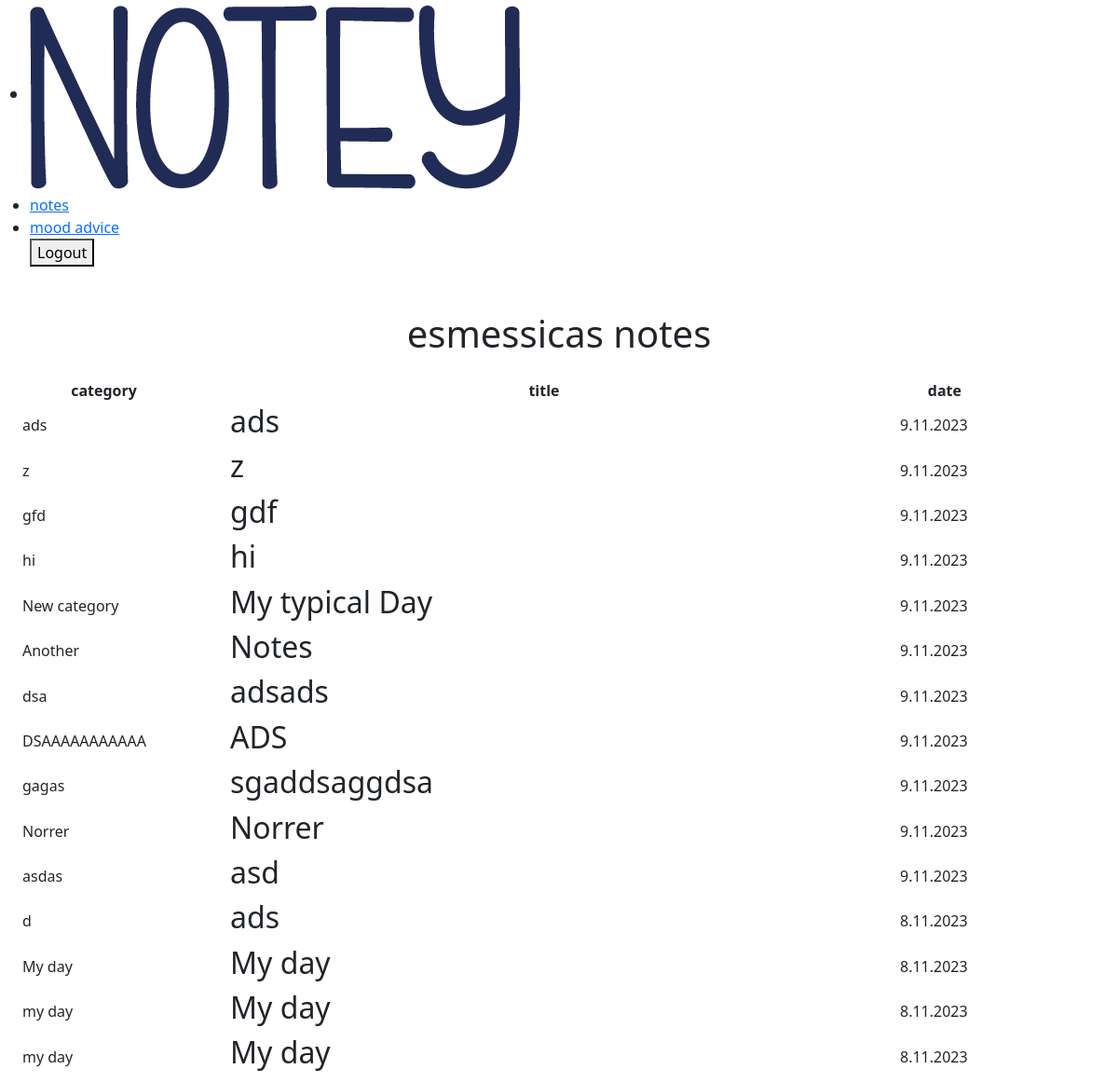
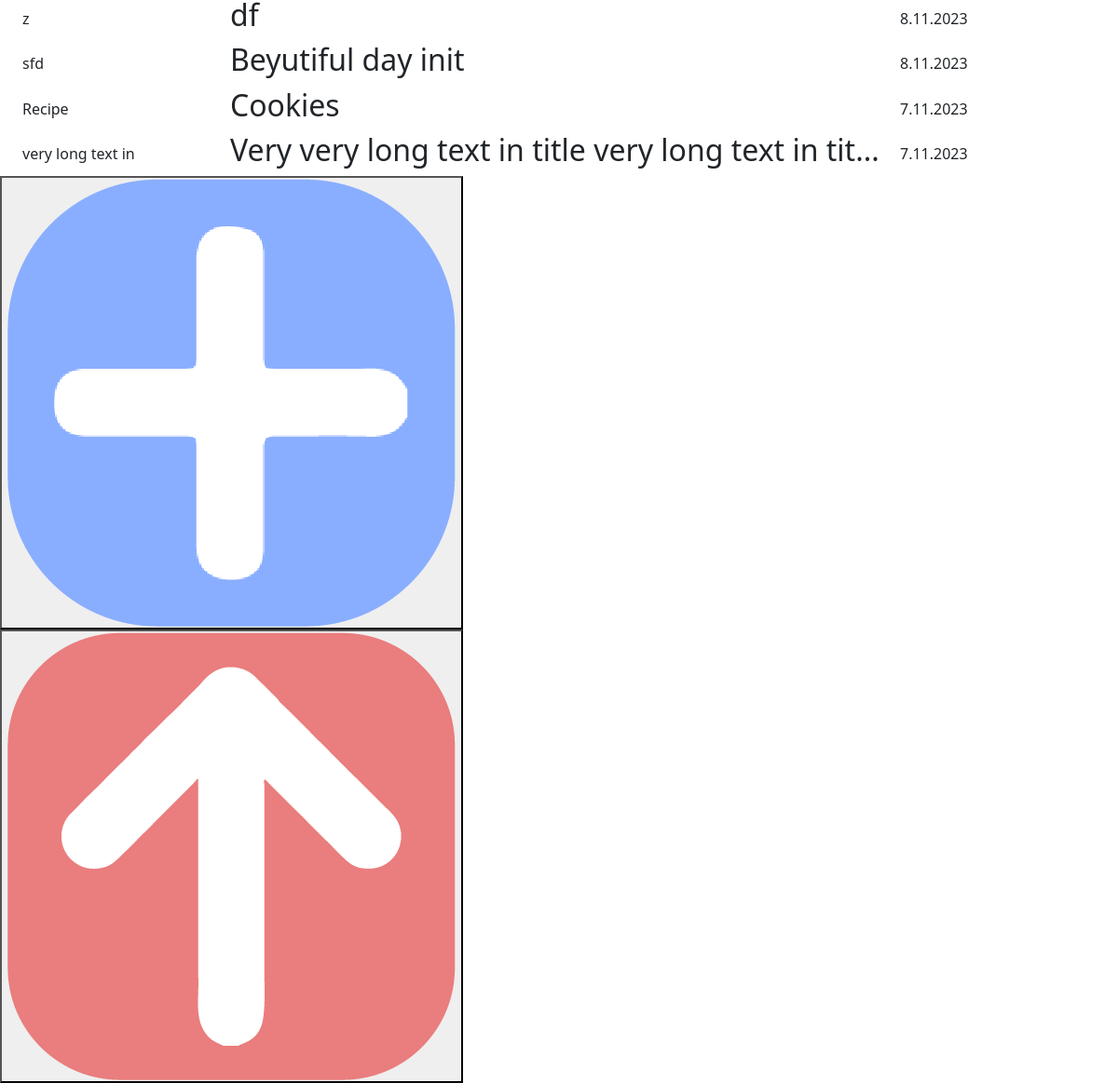
/note/ (signed in), run on the app's committed database (2 pictures, top to bottom).
### notey_app/models.py (models this page shows, shortened)
class Note(models.Model):
    create_date = models.DateTimeField(default=timezone.now)
    category = models.CharField(max_length=100)
    title = models.CharField(max_length=225)
    text = models.TextField(blank=True, null=True)
    author = models.ForeignKey(User, on_delete=models.CASCADE, null=True, blank=True)

### notey_app/views.py (the view)
# urls.py: path('note/', views.NoteListView.as_view(), name='all_notes'),
class NoteListView(LoginRequiredMixin, ListView):
    login_url = 'login/'
    redirect_field_name = 'notey_app/note_detail.html'  # redirect to detail view
    model = Note
    def get_context_data(self, **kwargs):
        context = super().get_context_data(**kwargs)
        user = self.request.user
        user_notes = Note.objects.filter(author=user)
        context['user_has_notes'] = user_notes.exists()
        return context
    def get_queryset(self):
        return Note.objects.filter(author=self.request.user).order_by('-create_date')
    """
    with get query set - set SQL query in model.
    Grab post model.all objects and filter them based on condition.
    """

### notey_app/context_processors.py (called while the page is built)
def mood_context(request):
    mood = None
    if request.user.is_authenticated:
        today_date = date.today()
        mood_record = Mood.objects.filter(author=request.user, mood_date=today_date).first()
        mood = 'mood_advice' if mood_record else 'mood'
    return {'mood': mood}

### notey_app/templates/notey_app/note_list.html (shortened to what this page needs)
{% extends "notey_app/base.html" %}
{% block body_block %}
<div class="color_text patric-font normal-text">
    <h1 class=" text-center mt-5 mb-4"> {{user.username}}s notes </h1>
    <div class="base-container">
        {% if user_has_notes %}
             <table>
                      <thead class="gray-zone text-center container">
                        <tr >
                            <th class="head-table col-md-auto">category</th>
                            <th class="head-table col-8">title</th>
                            <th class="head-table col ">date</th>
                        </tr>
                      </thead>
                    <tbody>
                     {% for n in object_list %}
                         <tr class="clickable-row" data-href="{% url 'notey_app:note_detail' pk=n.pk %}">
                            <td class="ps-4">
                                    {% if n.category|length > 20 %}
                                        {{ n.category|slice:":20"|safe|linebreaksbr  }}...
                                    {% else %}
                                        {{ n.category|safe|linebreaksbr }}
                                    {% endif %}
                             </td>
                             <td class="ps-4">
                                <h2>
                                    {% if n.title|length > 50 %}
                                        {{ n.title|slice:"50"|safe|linebreaksbr  }}...
                                    {% else %}
                                        {{ n.title|safe|linebreaksbr }}
                                    {% endif %}
                                </h2>
                             </td>
                              <td class="text-center pe-4">
                                {{ n.create_date|date:"j.n.Y" }}
                              </td>
                         </tr>
                     </tbody>
                    {% endfor %}
             </table>
        <div>
            <button class="add-small">
                <a href="{% url 'notey_app:create_note' %}">
                    <img class="add-small" src="/static/icons/add-blue.png" alt="add new note">
                </a>
            </button>
        </div>
    </div>
         <button onclick="topFunction()" id="myBtn" title="Go to top">
             <img class="back-top-icon" src="/static/icons/back-top-pink.png" alt=" Go back on top of page">
         </button>
    {% else %}
        <p> You don't have any notes yet! </p>
    {% endif %}
</div>
{% endblock %}

### data on the page
Note: category "ads", title "ads", create_date "9.11.2023"
Note: category "z", title "z", create_date "9.11.2023"
Note: category "gfd", title "gdf", create_date "9.11.2023"
Note: category "hi", title "hi", create_date "9.11.2023"
Note: category "New category", title "My typical Day", create_date "9.11.2023"
Note: category "Another", title "Notes", create_date "9.11.2023"
Note: category "dsa", title "adsads", create_date "9.11.2023"
Note: category "DSAAAAAAAAAAA", title "ADS", create_date "9.11.2023"
Note: category "gagas", title "sgaddsaggdsa", create_date "9.11.2023"
Note: category "Norrer", title "Norrer", create_date "9.11.2023"
Note: category "asdas", title "asd", create_date "9.11.2023"
Note: category "d", title "ads", create_date "8.11.2023"
Note: category "My day", title "My day", create_date "8.11.2023"
Note: category "my day", title "My day", create_date "8.11.2023"
Note: category "my day", title "My day", create_date "8.11.2023"
Note: category "z", title "df", create_date "8.11.2023"
Note: category "sfd", title "Beyutiful day init", create_date "8.11.2023"
Note: category "Recipe", title "Cookies", create_date "7.11.2023"
Note: category "very long text in", title "Very very long text in title very long text in tit", create_date "7.11.2023"

### other printed values
{{ user.username }} "esmessica"
